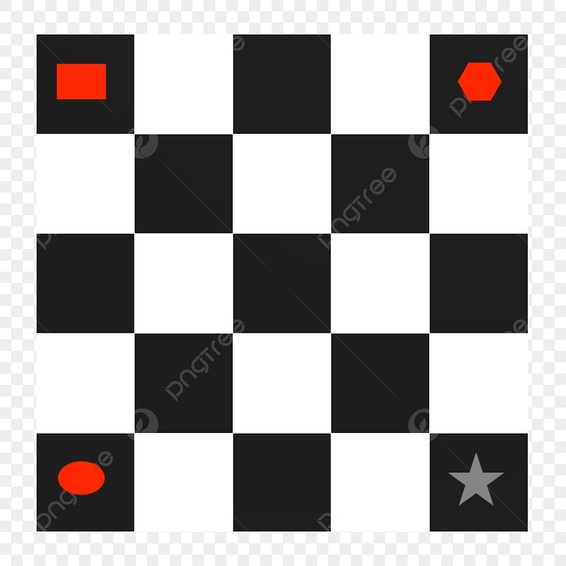
#> input picture image_formation/images/original_image.jpg, 566 x 566 px, shrunk from 1200 x 1200 before the run, given in place of example-image.jpg, which was not available
$ jupyter execute repo3code.ipynb   (text cells are left out)
#> lines starting #> are read from the running program, lines starting #| are printed output that depends on the picture; pictures that were not available may be replaced by others from this repository, and a replacement may not be noted
[cell 1]
from pathlib import Path
import cv2

# find repo root -> feature_detection
p = Path.cwd()
while p != p.parent and not (p / "feature_detection").exists():
    p = p.parent
fd = p / "feature_detection"

# paths
img_path = fd / "images" / "example-image.jpg"
out_path = fd / "images" / "example-image_sift_keypoints.png"

# load gray
gray = cv2.imread(str(img_path), cv2.IMREAD_GRAYSCALE)
#> gray: shape (566, 566); min 0, max 255, mean 165.8

# SIFT detect (defaults) and draw rich keypoints
sift = cv2.SIFT_create()
kps = sift.detect(gray, None)
#> kps = 353 keypoints; strongest (x, y, size): (81, 283, 63.8), (282, 80, 63.6), (282, 283, 60.3), (380, 383, 60.9)
out = cv2.drawKeypoints(gray, kps, None, flags=cv2.DRAW_MATCHES_FLAGS_DRAW_RICH_KEYPOINTS)
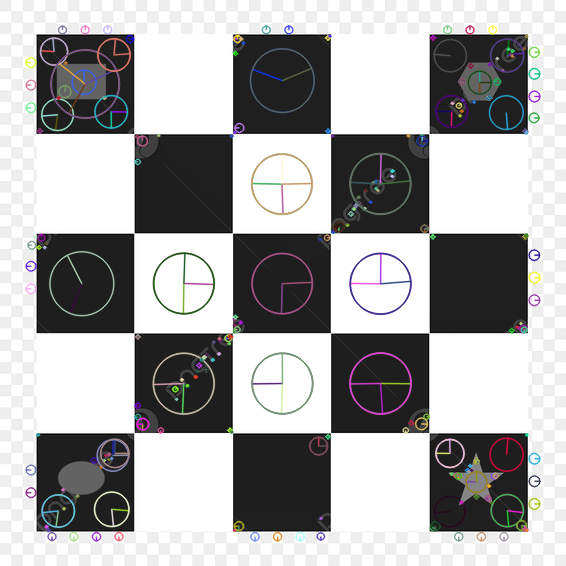
#> out: shape (566, 566, 3); mean of channels 0, 1, 2 167.1, 166.7, 167; drawn as B, G, R

# save viz
cv2.imwrite(str(out_path), out)
#> Out = True

[cell 2]
from pathlib import Path
import cv2
import matplotlib.pyplot as plt

# Find feature_detection/ directory regardless of working directory
p = Path.cwd()
while p != p.parent and not (p / "feature_detection").exists():
    p = p.parent
fd = p / "feature_detection"

gray = cv2.imread(str(fd / "images" / "example-image.jpg"), cv2.IMREAD_GRAYSCALE)

# Compare a few tuned SIFT variants
variants = {
    "Default": cv2.SIFT_create(),
    "Higher contrastThreshold (0.1)": cv2.SIFT_create(contrastThreshold=0.1),
    "Lower edgeThreshold (5)": cv2.SIFT_create(edgeThreshold=5)
}

# Save the best (Default in this example) to images folder
best_sift = cv2.SIFT_create(edgeThreshold=5)
kps = best_sift.detect(gray, None)
#> kps = 247 keypoints; strongest (x, y, size): (81, 283, 63.8), (282, 80, 63.6), (282, 283, 60.3), (380, 383, 60.9)
out = cv2.drawKeypoints(gray, kps, None, flags=cv2.DRAW_MATCHES_FLAGS_DRAW_RICH_KEYPOINTS)
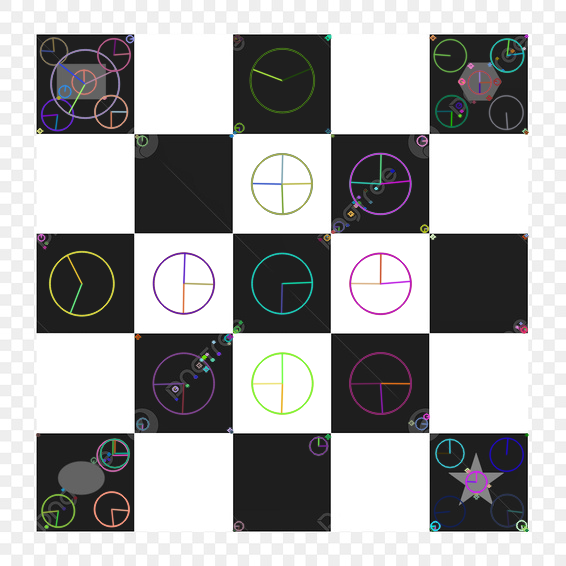
#> out: shape (566, 566, 3); mean of channels 0, 1, 2 167.4, 167.2, 167.4; drawn as B, G, R
cv2.imwrite(str(fd / "images" / "example-image_sift_tuned.png"), out)
#> Out = True

[cell 3]
from pathlib import Path
import cv2
import numpy as np
import matplotlib.pyplot as plt

# Locate repo dir + load grayscale
p = Path.cwd()
while p != p.parent and not (p / "feature_detection").exists():
    p = p.parent
fd = p / "feature_detection"
img_path = fd / "images" / "example-image.jpg"

gray = cv2.imread(str(img_path), cv2.IMREAD_GRAYSCALE)

# Detect keypoints (tuned like Part 2) and compute descriptors
sift = cv2.SIFT_create(edgeThreshold=5)
kps = sift.detect(gray, None)
kps, desc = sift.compute(gray, kps)

# Pick one keypoint (strongest response)
idx = int(np.argmax([kp.response for kp in kps]))
#> idx = 22
kp = kps[idx]
#> kp = keypoint at (81.4, 283.2), size 63.8
d = desc[idx]               # (128,)
#> d = 128 values, max 114 at index 48, min 0 at index 89, mean 33.24

rgb = cv2.cvtColor(gray, cv2.COLOR_GRAY2RGB)
x, y = kp.pt
#> x = 81.37; y = 283.2
s = kp.size                 # diameter of the region
#> s = 63.83
half = int(round(s/2))
#> half = 32
x1, y1 = int(x - half), int(y - half)
#> x1 = 49; y1 = 251
x2, y2 = int(x + half), int(y + half)
#> x2 = 113; y2 = 315
cv2.circle(rgb, (int(x), int(y)), 3, (255, 0, 0), -1)
cv2.rectangle(rgb, (x1, y1), (x2, y2), (0, 255, 0), 2)
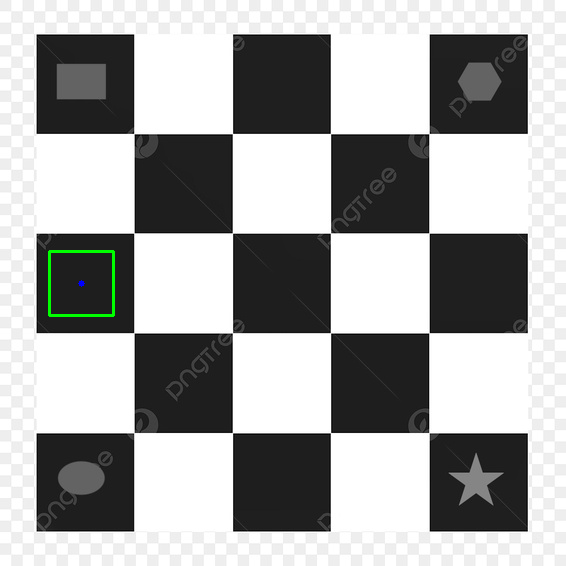
#> rgb: shape (566, 566, 3); mean B, G, R 165.8, 166.4, 165.8

# Reshape 128-D descriptor to 4x4 cells × 8 bins
grid = d.reshape(4, 4, 8)

fig = plt.figure(figsize=(12, 5))
ax1 = fig.add_subplot(1, 2, 1)
ax1.imshow(rgb)
ax1.set_title("Keypoint & patch (scale from size)")
ax1.axis("off")

ax2 = fig.add_subplot(1, 2, 2)
# Build a small matrix summarizing the dominant bin per cell to keep it minimal
dom = np.argmax(grid, axis=2)   # 4x4 of [0..7]
#> dom = [[4, 6, 3, 2], [6, 2, 0, 5], [0, 5, 0, 5], [7, 5, 6, 0]]
im = ax2.imshow(dom, vmin=0, vmax=7)
ax2.set_title("Descriptor (4×4 cells, value = dominant orientation bin)")
ax2.set_xticks(range(4)); ax2.set_yticks(range(4))
plt.colorbar(im, ax=ax2, fraction=0.046, pad=0.04, ticks=range(8))

plt.tight_layout()

# Save final composite output
out_path = fd / "images" / "example-image_sift_descriptor.png"
fig.savefig(str(out_path), dpi=200, bbox_inches="tight")
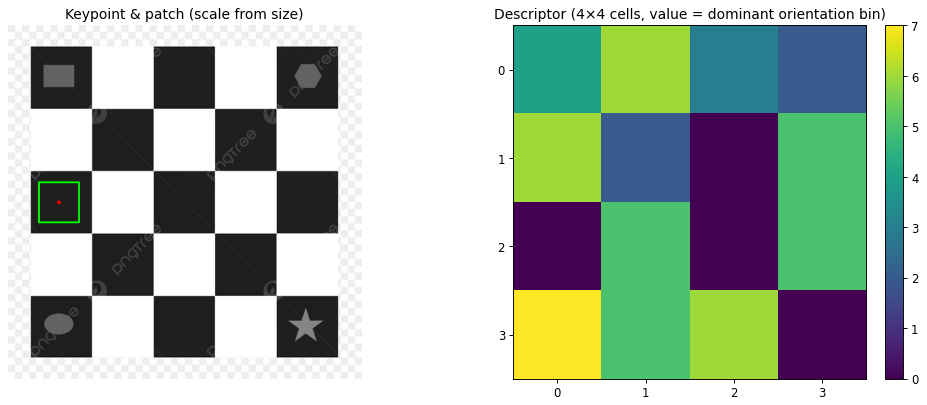
#> figure drawn by matplotlib, 3 panels
plt.close(fig)

[cell 4]
from pathlib import Path
import cv2
import numpy as np

p = Path.cwd()
while p != p.parent and not (p / "feature_detection").exists():
    p = p.parent
fd = p / "feature_detection"

# paths
img1_path = fd / "images" / "example-image.jpg"
img2_path = fd / "images" / "example-image-transformed.jpg"
matches_path = fd / "images" / "example-image_matches_top50.png"

# load original (gray for SIFT, color only for drawing later)
img1_gray = cv2.imread(str(img1_path), cv2.IMREAD_GRAYSCALE)
img1_bgr  = cv2.cvtColor(img1_gray, cv2.COLOR_GRAY2BGR)

# make a simple transformed copy of image1 (rotation + slight scale)
h, w = img1_gray.shape
#> h = 566; w = 566
M = cv2.getRotationMatrix2D((w//2, h//2), 20, 0.9)  # 20° rotate, 0.9 scale
img2_gray = cv2.warpAffine(img1_gray, M, (w, h), flags=cv2.INTER_LINEAR, borderMode=cv2.BORDER_REFLECT)
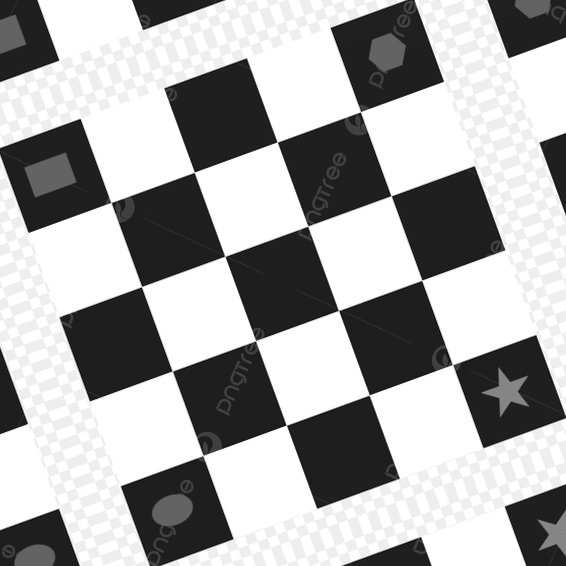
#> img2_gray: shape (566, 566); min 0, max 255, mean 169.4
img2_bgr  = cv2.cvtColor(img2_gray, cv2.COLOR_GRAY2BGR)
cv2.imwrite(str(img2_path), img2_gray)  # save the transformed image

sift = cv2.SIFT_create(edgeThreshold=5)
kp1, des1 = sift.detectAndCompute(img1_gray, None)
#> kp1 has the same summary as kps
kp2, des2 = sift.detectAndCompute(img2_gray, None)
#> kp2 = 300 keypoints; strongest (x, y, size): (344, 455, 57.2), (452, 222, 57.7), (168, 229, 54.4), (199, 314, 54.5)

# brute-force match with L2, enforce 1-1 matches
bf = cv2.BFMatcher(cv2.NORM_L2, crossCheck=True)
matches = bf.match(des1, des2)
#> matches = 120 matches
matches = sorted(matches, key=lambda m: m.distance)[:50]  # top 50 for clarity
#> matches = 50 matches

# draw and save the match viz
matched = cv2.drawMatches(
    img1_bgr, kp1,
    img2_bgr, kp2,
    matches, None,
    flags=cv2.DrawMatchesFlags_NOT_DRAW_SINGLE_POINTS
)
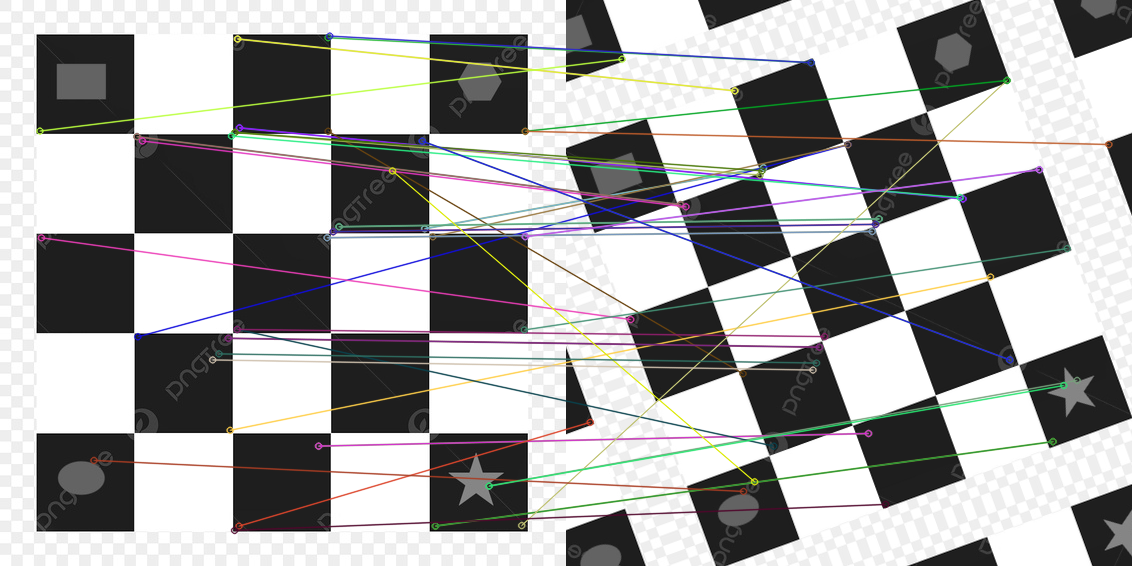
#> matched: shape (566, 1132, 3); mean B, G, R 165.8, 166, 166.3
cv2.imwrite(str(matches_path), matched)
#> Out = True
